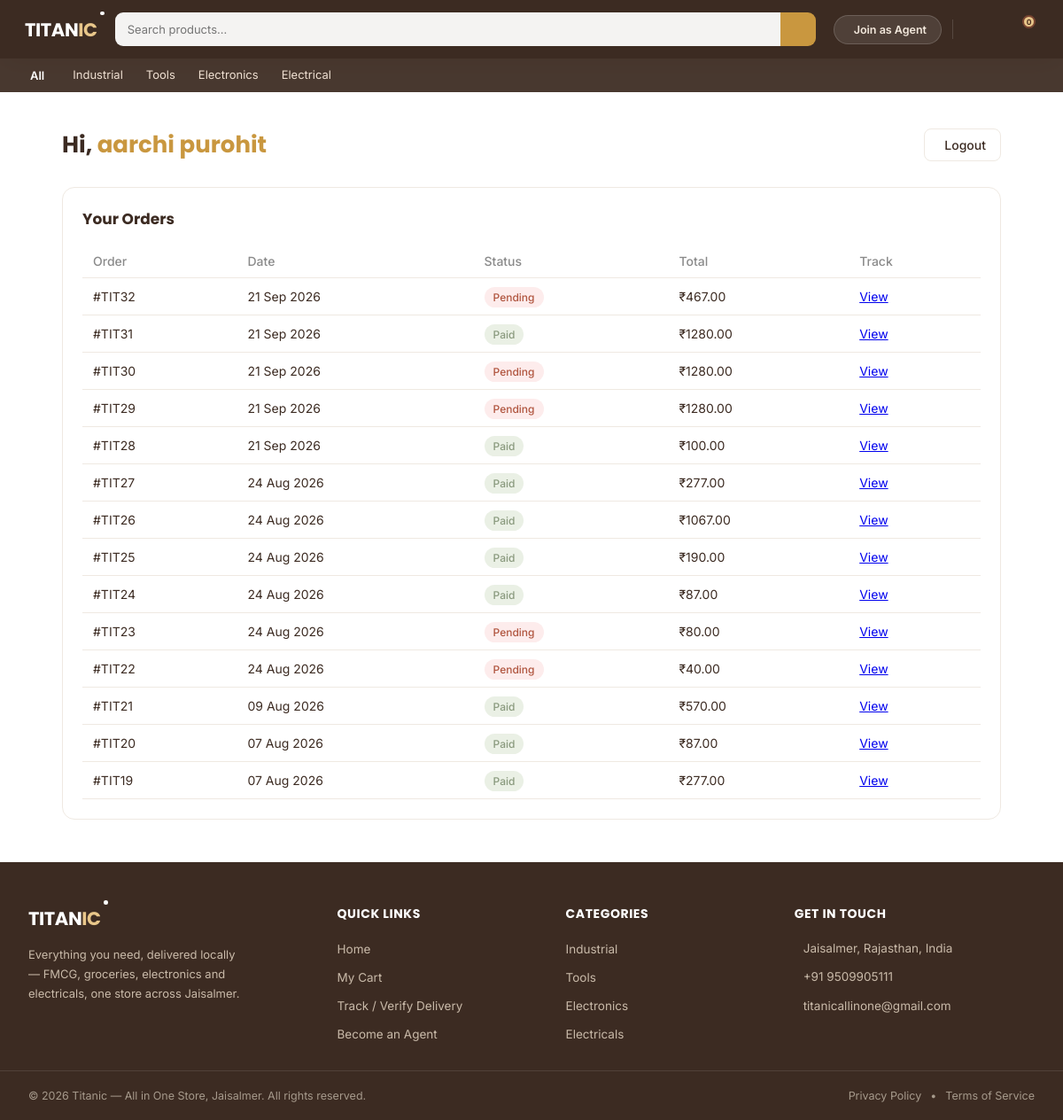
The page /customer/dashboard/ (signed in) on the database its author committed.
### customers/models.py (models this page shows, shortened)
class Customer(models.Model):
    user = models.OneToOneField(User, on_delete=models.CASCADE)
    name = models.CharField(max_length=100)
    phone = models.CharField(max_length=15)
    created_at = models.DateTimeField(auto_now_add=True)

### orders/models.py (models this page shows, shortened)
class Order(models.Model):
    STATUS_CHOICES = [
        ('pending', 'Pending'),
        ('paid', 'Paid'),
        ('shipped', 'Shipped'),
        ('delivered', 'Delivered'),
    ]
    customer = models.ForeignKey(User, null=True, blank=True, on_delete=models.SET_NULL, related_name='orders')
    full_name = models.CharField(max_length=100)
    phone = models.CharField(max_length=15)
    address = models.TextField()
    pincode = models.CharField(max_length=10)
    referred_by = models.ForeignKey(Agent, null=True, blank=True, on_delete=models.SET_NULL)
    status = models.CharField(max_length=20, choices=STATUS_CHOICES, default='pending')
    delivery_otp = models.CharField(max_length=6, null=True, blank=True)
    razorpay_order_id = models.CharField(max_length=100, null=True, blank=True)
    created_at = models.DateTimeField(auto_now_add=True)
    delivery_distance_km = models.DecimalField(max_digits=6, decimal_places=2, null=True, blank=True)
    convenience_charge = models.DecimalField(max_digits=10, decimal_places=2, default=0)

### customers/views.py (the view)
# urls.py: path('customer/dashboard/', views.customer_dashboard, name='customer_dashboard'),
@login_required(login_url='customer_login')
def customer_dashboard(request):
    if not hasattr(request.user, 'customer'):
        messages.error(request, 'Ye page sirf customers ke liye hai.')
        return redirect('customer_login')
    customer = request.user.customer
    orders = request.user.orders.all().order_by('-created_at')
    orders_with_total = []
    for order in orders:
        total = sum(item.price_at_purchase * item.quantity for item in order.items.all())
        orders_with_total.append({'order': order, 'total': total})
    return render(request, 'customers/dashboard.html', {
        'customer': customer,
        'orders_with_total': orders_with_total,
    })

### products/context_processors.py (called while the page is built)
def featured_categories(request):
    return {
        'featured_categories': {
            'industrial': Categories.objects.filter(parent=None, name__in=['Industrial', 'FMCG', 'Fmcg', 'Personal Care & Household']).first(),
            'tools': Categories.objects.filter(parent=None, name__in=['Tools', 'Groceries', 'Grocery']).first(),
            'electronics': Categories.objects.filter(parent=None, name__in=['Electronics']).first(),
            'electricals': Categories.objects.filter(parent=None, name__in=['Electrical', 'Electricals']).first(),
        }
    }

### customers/templates/customers/dashboard.html (shortened to what this page needs)
{% extends 'base.html' %}
{% load static %}
{% block content %}
<link rel="stylesheet" href="{% static 'customers/dashboard.css' %}">
<div class="dash-wrap">
    <div class="dash-header">
        <h1>Hi, <span>{{ customer.name }}</span></h1>
        <a href="{% url 'customer_logout' %}" class="dash-logout">
             Logout
        </a>
    </div>
    <div class="dash-section">
        <h3>Your Orders</h3>
        <table class="dash-table">
            <thead>
                <tr>
                    <th>Order</th>
                    <th>Date</th>
                    <th>Status</th>
                    <th>Total</th>
                    <th>Track</th>
                </tr>
            </thead>
            <tbody>
                {% for entry in orders_with_total %}
                <tr>
                    <td>#TIT{{ entry.order.id }}</td>
                    <td>{{ entry.order.created_at|date:"d M Y" }}</td>
                    <td><span class="badge badge-{{ entry.order.status }}">{{ entry.order.get_status_display }}</span></td>
                    <td>₹{{ entry.total }}</td>
                    <td><a href="{% url 'order_success' entry.order.id %}">View</a></td>
                </tr>
                {% empty %}
                <tr><td colspan="5" class="empty-row">No orders yet. Start shopping!</td></tr>
                {% endfor %}
            </tbody>
        </table>
    </div>
</div>
{% endblock %}

### static/css/base.css (style rules this page uses)
:root { --brand-primary: #7A4632; --brand-accent: #C9973F; --brand-accent-light: #E8C68A; --brand-bg-warm: #F6F1EA; --brand-bg-light: #F8F4EE; --brand-text-dark: #3C2B22; --brand-border: #EFE9E2; --brand-discount: #B0553F; --brand-instock: #8A9A7E; }
* { margin: 0; padding: 0; box-sizing: border-box; }
body { font-family: 'Inter', sans-serif; color: var(--brand-text-dark); }

### customers/static/customers/dashboard.css (style rules this page uses)
.dash-wrap { max-width: 1100px; margin: 40px auto; padding: 0 20px; }
.dash-header { display: flex; justify-content: space-between; align-items: center; margin-bottom: 28px; flex-wrap: wrap; gap: 12px; }
.dash-header h1 { font-family: 'Poppins', sans-serif; font-size: 26px; color: var(--brand-text-dark); }
.dash-header h1 span { color: var(--brand-accent); }
.dash-logout { display: flex; align-items: center; gap: 6px; padding: 9px 16px; border-radius: 8px; border: 1px solid var(--brand-border); background: #fff; color: var(--brand-text-dark); text-decoration: none; font-size: 14px; font-weight: 500; }
.dash-section { background: #fff; border: 1px solid var(--brand-border); border-radius: 14px; padding: 22px; margin-bottom: 24px; }
.dash-section h3 { font-family: 'Poppins', sans-serif; font-size: 17px; margin-bottom: 16px; color: var(--brand-text-dark); }
.dash-table { width: 100%; border-collapse: collapse; font-size: 14px; }
.dash-table th { text-align: left; padding: 10px 12px; color: #8a8a8a; font-weight: 500; border-bottom: 1px solid var(--brand-border); }
.dash-table td { padding: 12px; border-bottom: 1px solid var(--brand-border); color: var(--brand-text-dark); }
.badge { padding: 4px 10px; border-radius: 20px; font-size: 12px; font-weight: 500; }
.badge-pending { background: #FDECEC; color: var(--brand-discount); }
.badge-paid { background: #EAF0E5; color: var(--brand-instock); }

### rows shown on the page
Customer: name "aarchi purohit"
Order: order.id "32", order.created_at "21 Sep 2026", order.status "Pending", total "467.00"
Order: order.id "31", order.created_at "21 Sep 2026", order.status "Paid", total "1280.00"
Order: order.id "30", order.created_at "21 Sep 2026", order.status "Pending", total "1280.00"
Order: order.id "29", order.created_at "21 Sep 2026", order.status "Pending", total "1280.00"
Order: order.id "28", order.created_at "21 Sep 2026", order.status "Paid", total "100.00"
Order: order.id "27", order.created_at "24 Aug 2026", order.status "Paid", total "277.00"
Order: order.id "26", order.created_at "24 Aug 2026", order.status "Paid", total "1067.00"
Order: order.id "25", order.created_at "24 Aug 2026", order.status "Paid", total "190.00"
Order: order.id "24", order.created_at "24 Aug 2026", order.status "Paid", total "87.00"
Order: order.id "23", order.created_at "24 Aug 2026", order.status "Pending", total "80.00"
Order: order.id "22", order.created_at "24 Aug 2026", order.status "Pending", total "40.00"
Order: order.id "21", order.created_at "09 Aug 2026", order.status "Paid", total "570.00"
Order: order.id "20", order.created_at "07 Aug 2026", order.status "Paid", total "87.00"
Order: order.id "19", order.created_at "07 Aug 2026", order.status "Paid", total "277.00"

### other values the page prints
{{ request.session.cart|length }} "0"
